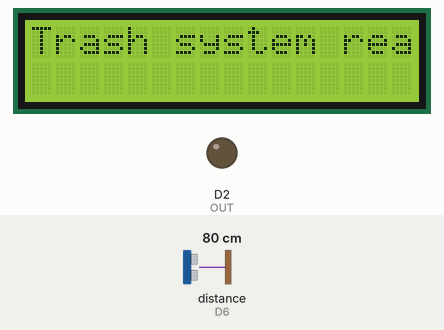
This sketch was run on a simulated ESP8266 (NodeMCU). Parts: 16×2 character LCD, output pins drawn as LEDs (lit = HIGH). Wiring (inferred from the names in the program): ultrasonic range finder: trigger D5; echo D6. The test bench sets the inputs (shaded band); at power-on: distance to the obstacle (sensor on D6) 80 cm. The echo pulse lasts 58.3 µs per cm; WiFi joins after 1.5 s; servers stay silent unless stated; pins used as bus, display or sensor lines are not drawn; what the sketch prints to the serial monitor is not drawn.

Above: at 5.3 s.
5.4 s: distance to the obstacle (sensor on D6) set to 9 cm
At 6.5 s:
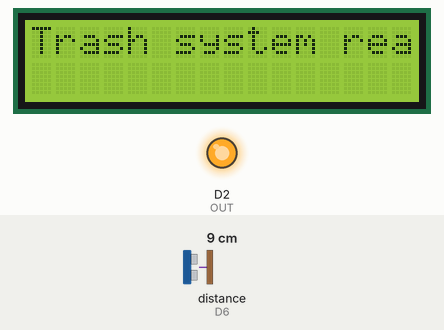
Timing chart, 0 to 8.4 s (numbered marks = the images above; inputs shaded):
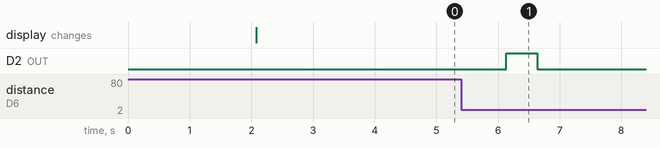

The sketch:

ultrasonic.ino
```cpp
#include <ESP8266WiFi.h>
#include <ESP8266WebServer.h>
#include <ArduinoJson.h>
#include <Wire.h>
#include <LiquidCrystal_I2C.h>

//cho sensor voi camera
#define OUT D2
#define trigPin D5
#define echoPin D6

//cho lcd
#define I2C_SDA D4
#define I2C_SCL D1

LiquidCrystal_I2C lcd(0x27, 16, 2);

const char *ssid = "realme C51";
const char *password = "vanloc123";

ESP8266WebServer server(80);

long duration;
int distance;

void handleRoot() {
  const char* htmlContent = R"html(
    <!DOCTYPE html>
    <html>
      <head>
        <title>ESP8266 Web Server</title>
      </head>
      <body>
        <h1>Hello from ESP8266!</h1>
        <form action='/prediction' method='POST'>
          <label for='image_name'>Image Name:</label>
          <input type='text' id='image_name' name='image_name'>
          <br><br>
          <label for='predictions'>Predictions:</label>
          <input type='text' id='predictions' name='predictions'><br><br>
          <input type='submit' value='Submit'>
        </form>
      </body>
  )html";

  server.send(200, "text/html", htmlContent);
}

void handlePrediction() {
  String json_data = server.arg("plain");
  Serial.println("Received JSON data: " + json_data);

  StaticJsonDocument<200> doc;
  DeserializationError error = deserializeJson(doc, json_data);

  if (error) {
    Serial.print("JSON parsing failed: ");
    Serial.println(error.c_str());
    server.send(400, "text/plain", "Bad JSON");
    return;
  }

  String result = doc["result"];
  Serial.print("Result: ");
  Serial.println(result);
  lcd.clear();
  lcd.setCursor(0, 0);
  lcd.print(result);  // Show trash type

  server.send(200, "text/plain", "Prediction received");
}

void setup() {
  // put your setup code here, to run once:
  Serial.begin(9600);
  pinMode(trigPin, OUTPUT);
  pinMode(echoPin, INPUT);
  pinMode(OUT, OUTPUT);
  digitalWrite(OUT, LOW);

  delay(2000);
  Wire.begin(I2C_SDA, I2C_SCL);
  lcd.begin();
  lcd.backlight();
  lcd.setCursor(0, 0);
  lcd.print("Trash system ready");

  WiFi.begin(ssid, password);
  while (WiFi.status() != WL_CONNECTED) {
    delay(1000);
    Serial.println("Connecting to WiFi...");
  }
  Serial.println("Connected to WiFi");
  Serial.print("IP address: ");
  Serial.println(WiFi.localIP());

  server.on("/", HTTP_GET, handleRoot);
  server.on("/prediction", HTTP_POST, handlePrediction);

  server.begin();
  Serial.println("HTTP server started");
}

void loop() {
  // put your main code here, to run repeatedly:
  server.handleClient();
  digitalWrite(trigPin, LOW);
  delayMicroseconds(2);

  digitalWrite(trigPin, HIGH);
  delayMicroseconds(10);
  digitalWrite(trigPin, LOW);

  duration = pulseIn(echoPin, HIGH);
  distance = duration*0.034/2;
  Serial.print("Distance: ");
  Serial.print(distance);
  Serial.println(" cm");
  if (distance >= 5 && distance <= 15) {
    Serial.println("check out");
    digitalWrite(OUT, HIGH);
    delay(500);
    digitalWrite(OUT, LOW);
    delay(15000);
  }
  delay(1000);
}
```

Measured:
- after the input at 5.4 s, D2 (OUT): LOW → HIGH after 0.73 s, → LOW 0.50 s later
